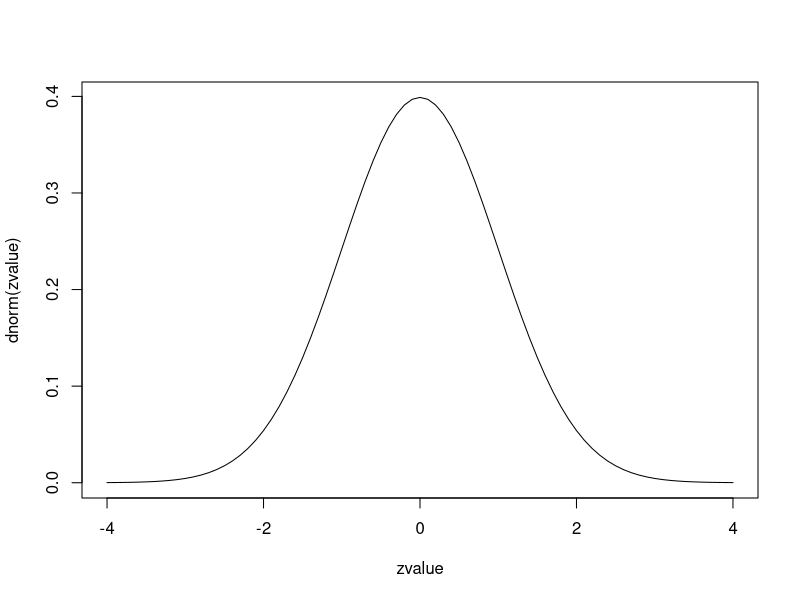

Source code (R):
#NORMAL PROBABILITY DISTRIBUTION

par(mfrow=c(1,1))
zvalue<-seq(-4,4,by=0.1)

#gives vertical value of curve-----dnorm()

dnorm(0)
dnorm(1)
dnorm(zvalue)
plot(zvalue,dnorm(zvalue),"l")


#area outisde +3 and -3 (probability find?)

#to find probability-----------pnorm(z value)
#[gives areq to the left of curve]

#area to the left of 3sigma
pnorm(-3)

#area to the right of 3sigma
1-pnorm(-3)


#know probability and find 
#z-value---------qnorm(prob value)





